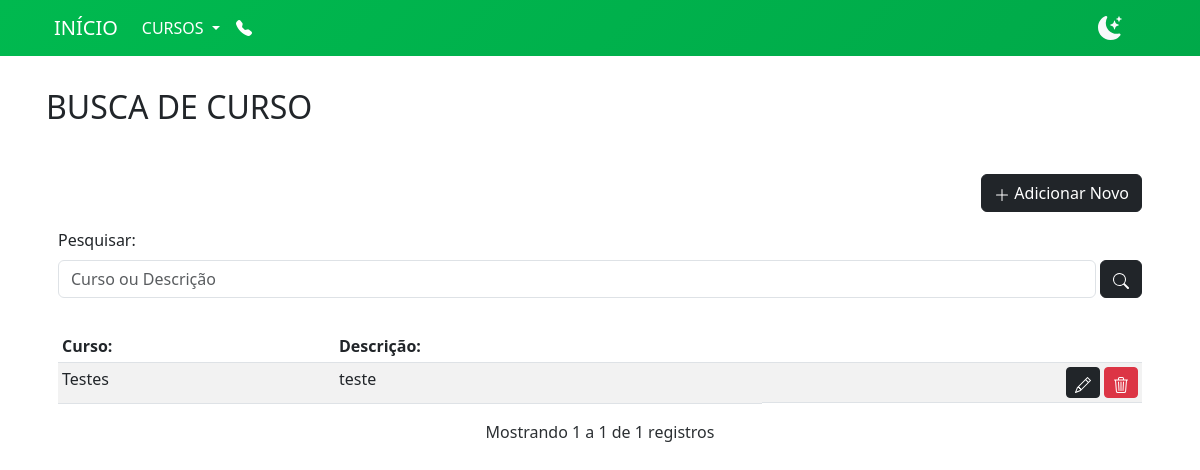
Before: /curso/busca/ (signed in) with the older database file.
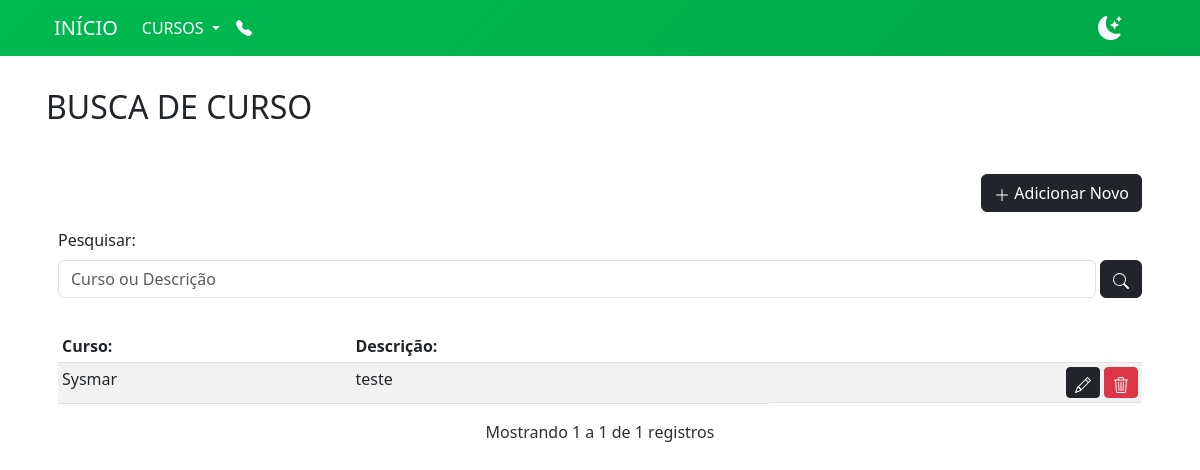
After: the same page with the newer database file.
### curso/models.py (models this page shows, shortened)
class Curso(models.Model):
    data = models.DateTimeField(auto_now_add=True, verbose_name=_('Data'))
    curso = models.CharField(max_length=200, verbose_name=_('Nome do Curso'))
    cor_botao = models.CharField(max_length=10, verbose_name=_('Cor Botões'), default="#0B5ED7")
    cor_texto = models.CharField(max_length=10, verbose_name=_('Cor Textos'), default="#fff")
    descricao = models.TextField(max_length=2000, verbose_name=_('Descrição'), null=True, blank=True)

### curso/views.py (the view)
# urls.py: path('curso/busca/', CursoSearch.as_view(), name='CursoBusca'),
class CursoSearch(LoginRequiredMixin, ListView):
    paginate_by = 20
    model = Curso
    template_name = 'curso/forms/busca.html'
    def get_queryset(self):
        queryset = super().get_queryset()
        query = self.request.GET.get('q')
        if query:
            queryset = queryset.filter(
                Q(curso__icontains=query) | Q(descricao__icontains=query)
            )
        return queryset

### curso/templates/curso/forms/busca.html (shortened to what this page needs)
{% extends 'base.html' %}
{% block pagina %}
<h2 class="mt-3 mb-5">BUSCA DE CURSO</h2>
<div class="container">
    <div class="d-flex justify-content-end my-3">
        <a href="{% url 'CursoAdded' %}" class="btn btn-dark">
            <svg xmlns="http://www.w3.org/2000/svg" width="16" height="16" fill="currentColor" class="bi bi-plus-lg" viewBox="0 0 16 16">
                <path fill-rule="evenodd" d="M8 2a.5.5 0 0 1 .5.5v5h5a.5.5 0 0 1 0 1h-5v5a.5.5 0 0 1-1 0v-5h-5a.5.5 0 0 1 0-1h5v-5A.5.5 0 0 1 8 2Z"/>
            </svg>
            Adicionar Novo
        </a>
    </div>
    <form method="get">
        <div class="row mb-3">
            <label for="busca" class="form-label">Pesquisar:</label>
            <div class="d-flex align-items-end" id="busca">
                <input type="text" name="q" value="{{ request.GET.q }}" placeholder="Curso ou Descrição "
                    class="form-control me-1">
                <button type="submit" title="Pesquisar Registros" class="btn btn-dark">
                </button>
            </div>
        </div>
    </form>
    <div class="table-responsive">
        <table class="table table-striped table-sm mt-3">
            <thead>
                <tr>
                    <th scope="col">Curso:</th>
                    <th scope="col">Descrição:</th>
                    <th scope="col"></th>
                </tr>
            </thead>
            <tbody>
                {% for item in object_list %}
                <tr>
                    <td>{{item.curso}}</td>
                    <td>{{item.descricao}}</td>
                    <td class="d-flex justify-content-end">
                        <div>
                        <a href="{% url 'CursoEdit' item.pk %}" title="Editar Registro" class="btn btn-dark btn-sm">
                        </a>
                        <button title="Apagar Registro" class="btn btn-danger btn-sm"  data-bs-toggle="modal" data-bs-target="#delete-{{item.pk}}">
                        </button>
                    </div>
                    </td>
                </tr>
                {% endfor %}
            </tbody>
        </table>
    </div>
</div>
{% include "paginacao.html" %}
{% endblock %}

Changed rows visible on the page:
changed Curso "teste": curso "Testes" → "Sysmar"
